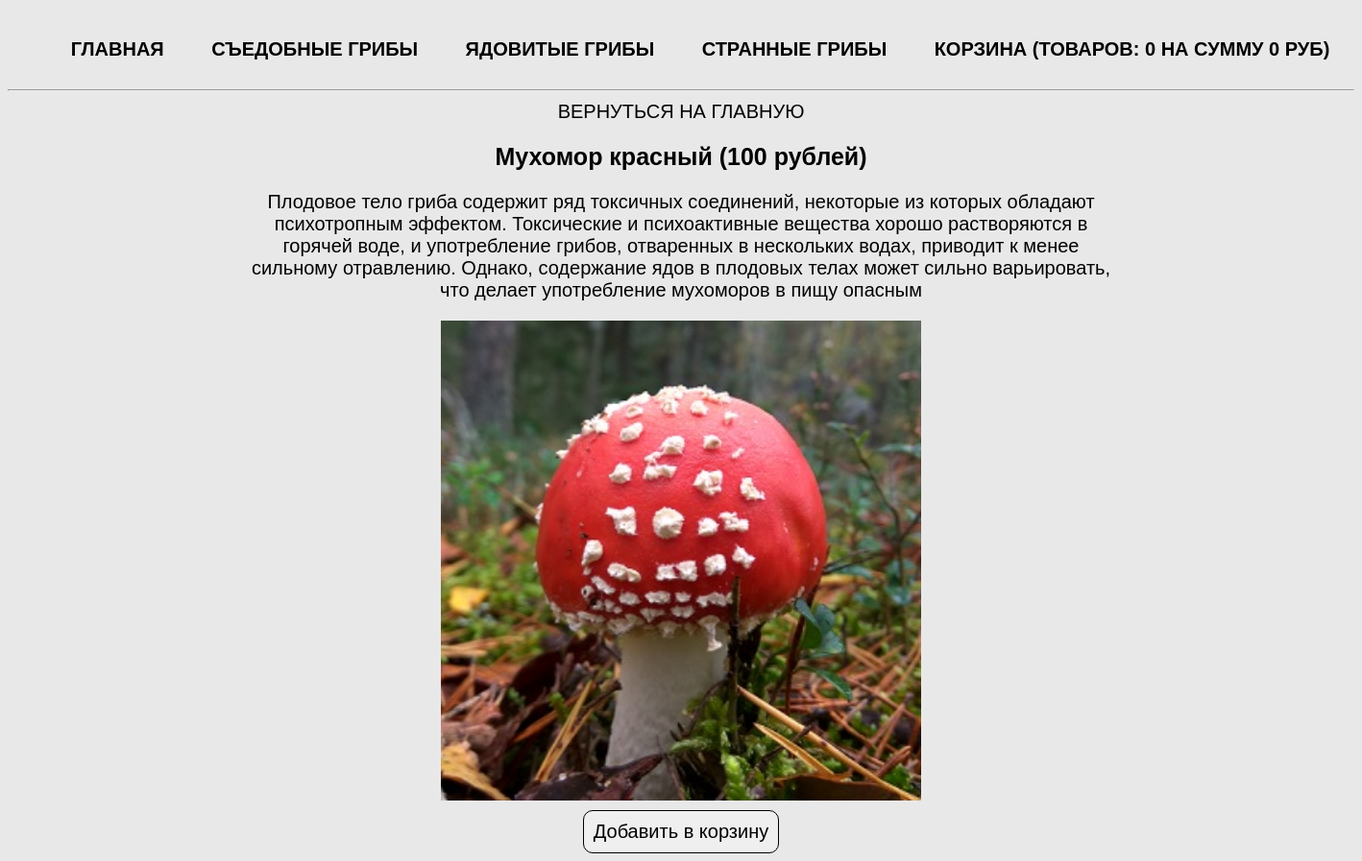
The page /product.php?product=amanita on the database its author committed.
### tables this page shows
CREATE TABLE `cats` (
  `id` bigint(20) UNSIGNED NOT NULL,
  `name` varchar(50) NOT NULL,
  `rus_name` varchar(50) NOT NULL
);

CREATE TABLE `products` (
  `id` bigint(20) UNSIGNED NOT NULL,
  `title` varchar(50) NOT NULL,
  `cat` varchar(50) NOT NULL,
  `price` int(11) NOT NULL,
  `rus_name` varchar(50) NOT NULL,
  `img` varchar(50) NOT NULL,
  `descr` text NOT NULL
);

### product.php (the view)
<?php
require_once __DIR__ . '/parts/header.php';
if (isset($_GET['product'])){
    $currentProduct = $_GET['product'];
    $product = $dbh->query("SELECT * FROM products WHERE title='$currentProduct'");
    $product = $product->fetch(PDO::FETCH_ASSOC);
}
?>
<div class="product-card">
    <a href="index.php">Вернуться на главную</a>
    <h2><?= $product['rus_name']; ?> (<?= $product['price']; ?> рублей)</h2>
    <div class="descr"><?= $product['descr']; ?></div>
    <img width="300" src="img/<?= $product['img']; ?>" alt="<?= $product['rus_name']; ?>">
    <?php require_once __DIR__ . '/parts/add-form.php'; ?>
</div>

### parts/header.php (shortened to what this page needs)
<?php
require_once __DIR__ . '/../db/db.php';
$cats = $dbh->query('SELECT * FROM cats;');
$cats = $cats->fetchAll(PDO::FETCH_ASSOC);
?>
<!doctype html>
<html lang="ru">
<head>
    <link rel="stylesheet" href="css/style.css?<?= rand(0,PHP_INT_MAX);?>">
</head>
<body>
<nav>
    <ul>
        <li><a href="index.php">Главная</a></li>
        <?php foreach ($cats as $cat): ?>
            <li><a href="index.php?cat=<?= $cat['name'] ;?>"><?= $cat['rus_name'] ;?></a></li>
        <?php endforeach; ?>
        <li><a href="cart.php">Корзина (Товаров: <?= $_SESSION['totalQuantity'] ?? 0; ?> на сумму <?= $_SESSION['totalPrice'] ?? 0; ?> руб)</a></li>
    </ul>
</nav>
<hr>

### css/style.css (style rules this page uses)
* { font-family: 'Arial', sans-serif; font-size: 20px; }
body { margin-top: 20px; background-color: #e8e8e8; }
a { text-decoration: none; text-transform: uppercase; color: #000000; -webkit-transition: all .3s; -moz-transition: all .3s; -ms-transition: all .3s; -o-transition: all .3s; transition: all .3s; }
h2 { font-size: 25px; }
img { width: 100%; }
.main, nav { width: 1400px; margin: auto; display: flex; flex-wrap: wrap; justify-content: space-around; }
nav ul { display: flex; list-style: none; width: 100%; justify-content: space-around; font-weight: 700; }
.cart, .product-card { text-align: center; width: 900px; margin: auto; }
.descr { margin-bottom: 20px; }
.product-card img { width: 500px; }

### rows shown on the page
cats: rus_name "СЪЕДОБНЫЕ ГРИБЫ"
cats: rus_name "ЯДОВИТЫЕ ГРИБЫ"
cats: rus_name "СТРАННЫЕ ГРИБЫ"
products: rus_name "Мухомор красный", price "100", descr "Плодовое тело гриба содержит ряд токсичных соединений, некоторые из которых обладают психотропным эффектом. Токсические и психоактивные вещества хорошо растворяются в горячей воде, и употребление грибов, отваренных в нескольких водах, приводит к менее сильному отравлению. Однако, содержание ядов в плодовых телах может сильно варьировать, что делает употребление мухоморов в пищу опасным", img (picture)

### other values the page prints
$_SESSION['totalQuantity'] "0"
$_SESSION['totalPrice'] "0"
